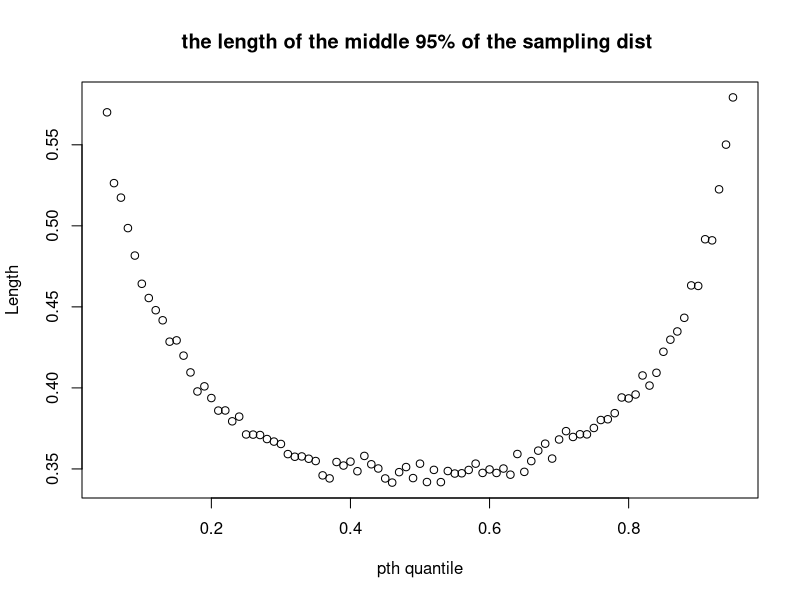
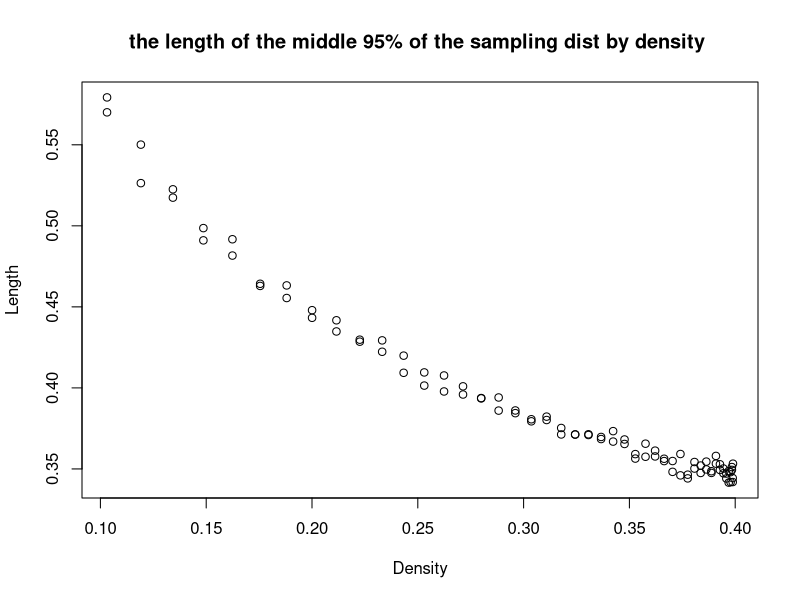

The R script that drew these images, in order: (Note: a time limit stopped this script after it produced the figures.)
## ---- chunk 1
N=200
draws=5000
mid.len1<-rep(NA,91)  
pthquan<-rep(NA,draws)
p<-seq(0.05,0.95,length=91)
for(j in 1:91){
for(i in 1:draws){
  dist<-rnorm(N,mean=0,sd=1)
  pthquan[i]<-quantile(dist,p[j])
  
}
mid.len1[j]<-quantile(pthquan,0.975)-quantile(pthquan,0.025)
}
plot(p,mid.len1,main="the length of the middle 95% of the sampling dist ",xlab="pth quantile",ylab = "Length")
## ---- chunk 2
x_value<-rep(NA,91)
x_density<-rep(NA,91)
for (i in 1:91){
  d=i*0.01+0.04
  x_value[i]<-qnorm(d)
}
for (i in 1:91){
x_density[i]<-dnorm(x_value[i])
}
plot(x_density,mid.len1,xlab="Density",ylab="Length",main="the length of the middle 95% of the sampling dist by density " )
## ---- chunk 3
N=200
draws=5000
mid.len2<-rep(NA,91)   
pthquan<-rep(NA,draws)
p<-seq(0.05,0.95,length=91)
for(j in 1:91){
for(i in 1:draws){
  dist<-rexp(N, rate=1) 
  pthquan[i]<-quantile(dist,p[j])
  
}
mid.len2[j]<-quantile(pthquan,0.975)-quantile(pthquan,0.025)
}
plot(p,mid.len2,main="the length of the middle 95% of the sampling dist ",xlab="pth quantile",ylab = "Length")
## ---- chunk 4
x_value_2<-rep(NA,91)
x_density_2<-rep(NA,91)
for (i in 1:91){
  d=i*0.01+0.04
  x_value_2[i]<-qexp(d)
}
for (i in 1:91){
x_density_2[i]<-dexp(x_value_2[i])
}
plot(x_density_2,mid.len2,xlab="Density",ylab="Length",main="the length of the middle 95% of the sampling dist by density ")
## ---- chunk 5

rf3 <- function(N){
  G <- sample(0:2, N, replace = TRUE, prob = c(5,3,2))
  (G==0)*rnorm(N) + (G==1)*rnorm(N,4) + (G==2)*rnorm(N,-4,2)
}

pf3 <- function(x){
  .5*pnorm(x) + .3*pnorm(x,4) + .2*pnorm(x,-4,2)
}

df3 <- function(x){
  .5*dnorm(x) + .3*dnorm(x,4) + .2*dnorm(x,-4,2)
}
draws=5000
mid.len3<-rep(NA,91)   #why it has a red mark
pthquan<-rep(NA,draws)
p<-seq(0.05,0.95,length=91)
for(j in 1:91){
for(i in 1:draws){
  dist<-rf3(200)
  pthquan[i]<-quantile(dist,p[j])
  
}
mid.len3[j]<-quantile(pthquan,0.975)-quantile(pthquan,0.025)
}
plot(p,mid.len3,main="the length of the middle 95% of the sampling dist ",xlab="pth quantile",ylab = "Length")
## ---- chunk 6
p<-seq(0.05,0.95,length=91)
N=200
x_density<-rep(NA,91)
df3_3<-rep(NA,91)

for( i in 1:91){
  f1<-function(x){.5*pnorm(x) + .3*pnorm(x,4) + .2*pnorm(x,-4,2)-p[i]}
  x_density[i]<-uniroot(f1, lower = -200, upper = 200) 
} 

df3 <- function(x){
  .5*dnorm(x) + .3*dnorm(x,4) + .2*dnorm(x,-4,2)
}
for (i in seq_along(x_density)){
df3_3[i] <-df3(x_density[[i]])
}
plot(df3_3,mid.len3,xlab="Density",ylab="Length",main="the length of the middle 95% of the sampling dist by density ")
## ---- chunk 7
rf4 <- function(N){
  G <- sample(0:1, N, replace = TRUE)
  (G==0)*rbeta(N,5,1) + (G==1)*rbeta(N,1,5)
}
draws=5000
mid.len4<-rep(NA,91)
pthquan<-rep(NA,draws)
p<-seq(0.05,0.95,length=91)
for(j in 1:91){
for(i in 1:draws){
  dist<-rf4(200)
  pthquan[i]<-quantile(dist,p[j])
  
}
mid.len4[j]<-quantile(pthquan,0.975)-quantile(pthquan,0.025)
}
plot(p,mid.len4,main="the length of the middle 95% of the sampling dist ",xlab="pth quantile",ylab = "Length")
## ---- chunk 8
pf4<-function(x){
  0.5*pbeta(x,5,1)+0.5*pbeta(x,1,5)
}
p<-seq(0.05,0.95,length=91)
N=200
x_density_4<-rep(NA,91)
df4_1<-rep(NA,91)

for( i in 1:91){
  f4<-function(x){0.5*pbeta(x,5,1)+0.5*pbeta(x,1,5)-p[i]}
  x_density_4[i]<-uniroot(f4, lower = -200, upper = 200)
}  

df4 <- function(x){
  0.5*dbeta(x,5,1)+0.5*dbeta(x,1,5)
}
for (i in seq_along(x_density_4)){
df4_1[i] <-df4(x_density_4[[i]])
}
plot(df4_1,mid.len4,,xlab="Density",ylab="Length",main="the length of the middle 95% of the sampling dist by density ")
## ---- chunk 9
mid.len1[41] # 45th quantile
mid.len2[1] #5th quantile
mid.len3[36] # 40 th quantile
mid.len4[1] # 5th quantile
## ---- chunk 10
N=200
draws=5000
mid.len1<-rep(NA,19)   #why it has a red mark
pthquan<-rep(NA,draws)
p<-seq(0.05,0.95,length=19)
for(j in 1:19){
for(i in 1:draws){
  dist<-rnorm(N,mean=0,sd=1)
  pthquan[i]<-quantile(dist,p[j])
}
mid.len1[j]<-quantile(pthquan,0.975)-quantile(pthquan,0.025)
}

N=400
mid.len1_2<-rep(NA,19)   #why it has a red mark
pthquan<-rep(NA,draws)
p<-seq(0.05,0.95,length=19)
for(j in 1:19){
for(i in 1:draws){
  dist<-rnorm(N,mean=0,sd=1)
  pthquan[i]<-quantile(dist,p[j])
}
mid.len1_2[j]<-quantile(pthquan,0.975)-quantile(pthquan,0.025)
}

N=800
mid.len1_3<-rep(NA,19)   #why it has a red mark
pthquan<-rep(NA,draws)
p<-seq(0.05,0.95,length=19)
for(j in 1:19){
for(i in 1:draws){
  dist<-rnorm(N,mean=0,sd=1)
  pthquan[i]<-quantile(dist,p[j])
}
mid.len1_3[j]<-quantile(pthquan,0.975)-quantile(pthquan,0.025)
}

N=1600
mid.len1_4<-rep(NA,19)   #why it has a red mark
pthquan<-rep(NA,draws)
p<-seq(0.05,0.95,length=19)
for(j in 1:19){
for(i in 1:draws){
  dist<-rnorm(N,mean=0,sd=1)
  pthquan[i]<-quantile(dist,p[j])
  
}
mid.len1_4[j]<-quantile(pthquan,0.975)-quantile(pthquan,0.025)
}

plot(p,mid.len1,type = "l",xlim = c(0,1.0),ylim=c(0,0.7),main="the length of the middle 95% of the sampling dist ",xlab="pth quantile",ylab = "Length")
lines(p,mid.len1_2,type="l",col="red") 
lines(p,mid.len1_3,type="l",col="green")
lines(p,mid.len1_4,type="l",col="blue")

text(0.2,0.6,"N=200",2,col="black")
text(0.17,0.45,"N=400",2,col="red")
text(0.2,0.3,"N=800",2,col="green")
text(0.2,0.23,"N=1600",2,col="blue")
